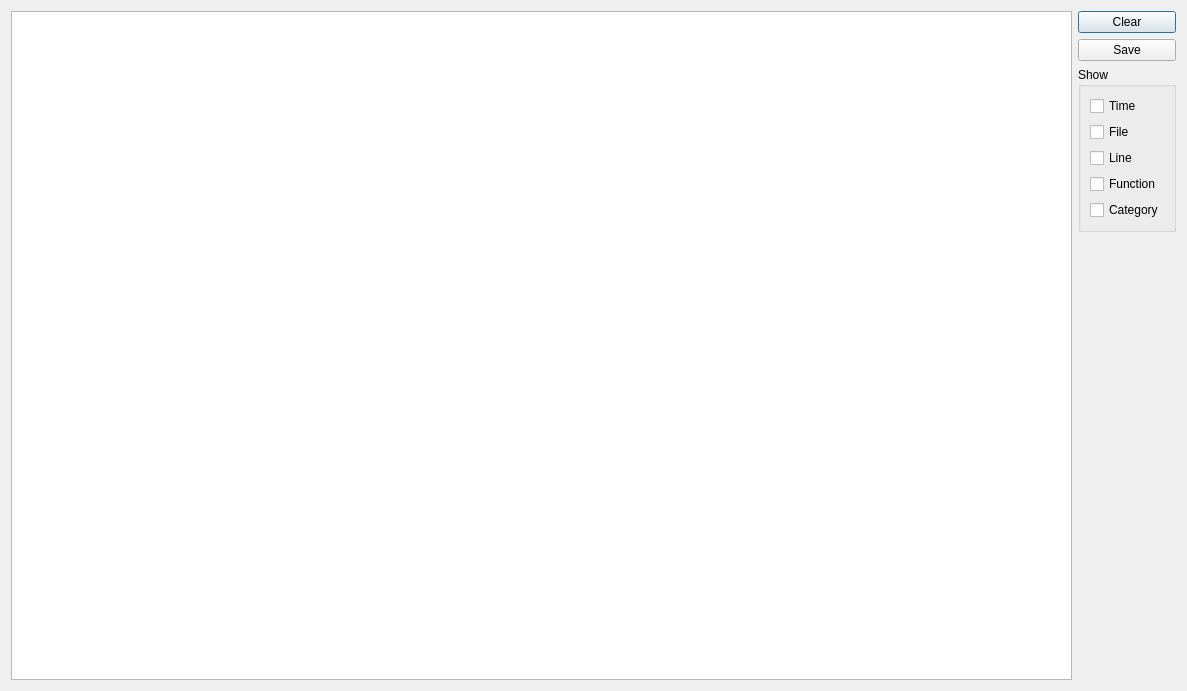
<?xml version="1.0" encoding="UTF-8"?>
<ui version="4.0">
 <class>LogBrowserDialog</class>
 <widget class="QDialog" name="LogBrowserDialog">
  <property name="geometry">
   <rect>
    <x>0</x>
    <y>0</y>
    <width>1187</width>
    <height>691</height>
   </rect>
  </property>
  <property name="windowTitle">
   <string>Dialog</string>
  </property>
  <layout class="QGridLayout" name="gridLayout">
   <item row="0" column="0">
    <layout class="QHBoxLayout" name="horizontalLayout">
     <item>
      <widget class="QTextBrowser" name="browser"/>
     </item>
     <item>
      <layout class="QVBoxLayout" name="verticalLayout_2">
       <item>
        <widget class="QPushButton" name="clearButton">
         <property name="text">
          <string>Clear</string>
         </property>
        </widget>
       </item>
       <item>
        <widget class="QPushButton" name="saveButton">
         <property name="text">
          <string>Save</string>
         </property>
        </widget>
       </item>
       <item>
        <widget class="QGroupBox" name="groupBox">
         <property name="title">
          <string>Show</string>
         </property>
         <layout class="QVBoxLayout" name="verticalLayout">
          <item>
           <widget class="QCheckBox" name="showTime">
            <property name="text">
             <string>Time</string>
            </property>
           </widget>
          </item>
          <item>
           <widget class="QCheckBox" name="showFileName">
            <property name="text">
             <string>File</string>
            </property>
           </widget>
          </item>
          <item>
           <widget class="QCheckBox" name="showLine">
            <property name="text">
             <string>Line</string>
            </property>
           </widget>
          </item>
          <item>
           <widget class="QCheckBox" name="showFunction">
            <property name="text">
             <string>Function</string>
            </property>
           </widget>
          </item>
          <item>
           <widget class="QCheckBox" name="showCategory">
            <property name="text">
             <string>Category</string>
            </property>
           </widget>
          </item>
         </layout>
        </widget>
       </item>
       <item>
        <spacer name="verticalSpacer">
         <property name="orientation">
          <enum>Qt::Vertical</enum>
         </property>
         <property name="sizeHint" stdset="0">
          <size>
           <width>20</width>
           <height>40</height>
          </size>
         </property>
        </spacer>
       </item>
      </layout>
     </item>
    </layout>
   </item>
  </layout>
 </widget>
 <resources/>
 <connections/>
</ui>
